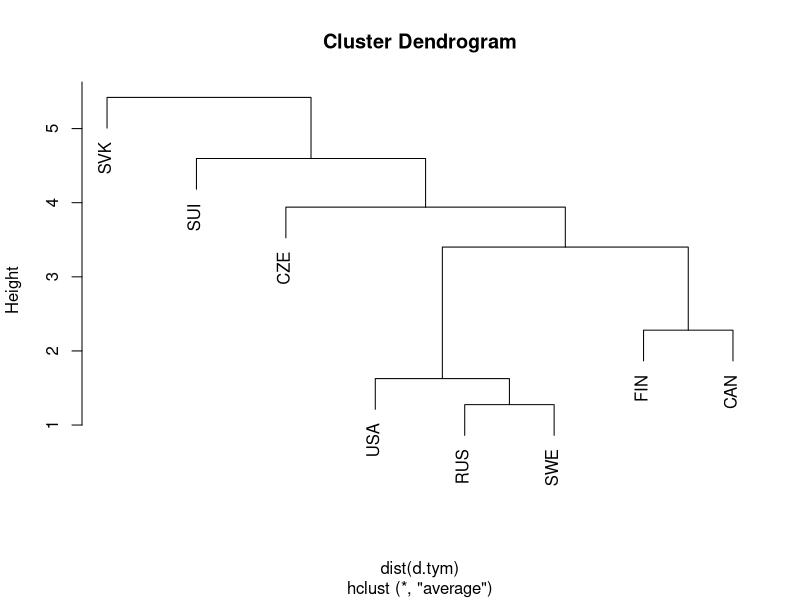
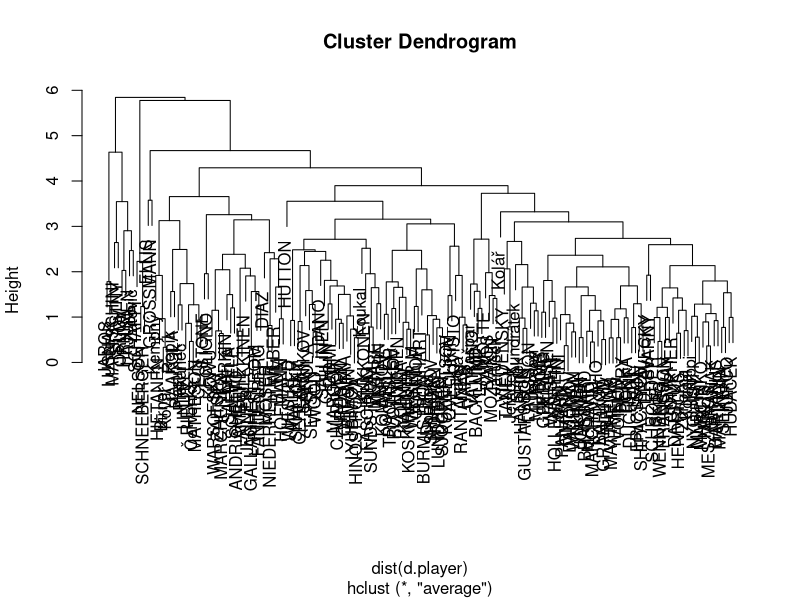
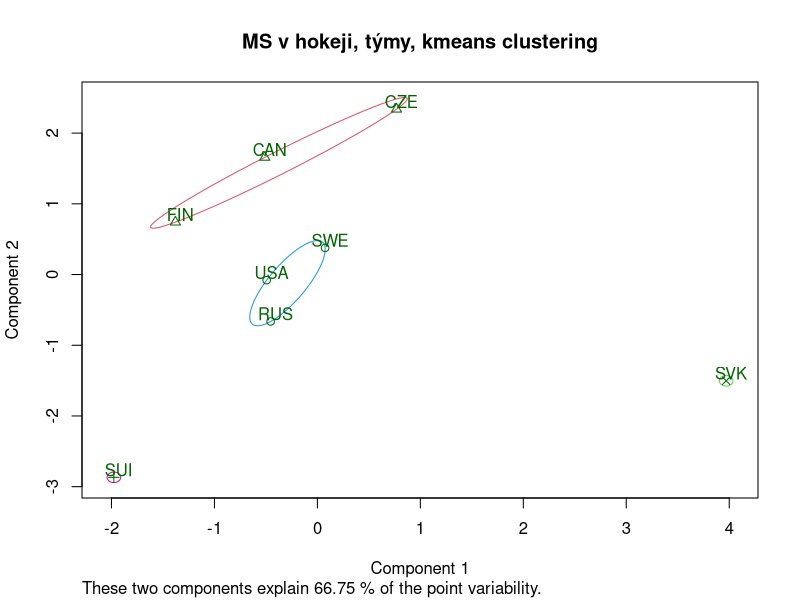
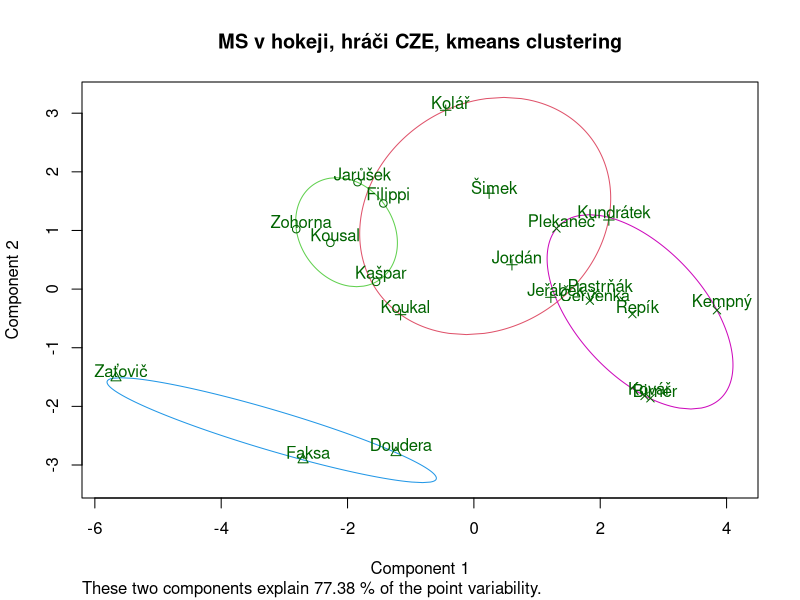

Write R code to recreate these figures, in order.
# Hokej, clustering
# =================

library(data.table)
library(cluster)

d <- read.csv2("Corsi_Data_crosstab.csv", stringsAsFactors=FALSE, fileEncoding = "UTF-8")
d <- as.data.table(d)

d[, no := NULL]

d[, cf.prevaha := sub(",", ".", cf.prevaha)]
d[, cf.prevaha := as.numeric(sub("%", "", cf.prevaha)) / 100]

d[, rozdil.vs.tym := sub(",", ".", rozdil.vs.tym)]
d[, rozdil.vs.tym := as.numeric(sub("%", "", rozdil.vs.tym)) / 100]

d[, jak.casto.strili := sub(",", ".", jak.casto.strili)]
d[, jak.casto.strili := as.numeric(sub("%", "", jak.casto.strili)) / 100]


# Tree týmy ---------------------------------------------------------------

d.tym <- d[, c(2:11), with = FALSE]  # vybrané parametry
d.tym <- d.tym[, lapply(.SD, mean, na.rm = TRUE), by = "team"]
d.tym <- as.data.frame(d.tym)
rownames(d.tym) <- d.tym[, "team"]
tymy <- d.tym[, "team"]
d.tym$team <- NULL

d.tym <- scale(d.tym) 

hc.tym <- hclust(dist(d.tym), method = "average")
plot(hc.tym)


t(table(cutree(hc.tym, 5), tymy))


# Tree hráči --------------------------------------------------------------

d.player <- d[, c(1, 3:11), with = FALSE]  # vybrané parametry
d.player <- d.player[, lapply(.SD, mean, na.rm = TRUE), by = "player"]
d.player <- as.data.frame(d.player)
rownames(d.player) <- d.player[, "player"]
hraci <- d.player[, "player"]
d.player$player <- NULL

d.player <- scale(d.player) 

hc.player <- hclust(dist(d.player), method = "average")
plot(hc.player)


t(table(cutree(hc.player, 5), hraci))


# Kmeans týmy ------------------------------------------------------------------

k.tym <- d[, c(2:11), with = FALSE]  # vybrané parametry
k.tym <- k.tym[, lapply(.SD, mean, na.rm = TRUE), by = "team"]
k.tym <- as.data.frame(k.tym)
rownames(k.tym) <- k.tym[, "team"]
k.tym$team <- NULL

k.tym.x <- k.tym[, c(1, 2, 4, 5, 6, 8, 9)]

k.tym.x <- scale(k.tym.x) 

fit.tym <- kmeans(k.tym.x, 4, iter.max = 50)
k.tym.x <- data.frame(k.tym.x, fit.tym$cluster)

clusplot(k.tym.x, fit.tym$cluster, main = "MS v hokeji, týmy, kmeans clustering",
         color = TRUE, shade = FALSE, labels = 3, lines = 0)


# Kmeans CZE hráči ------------------------------------------------------------------

k.cz <- d[team == "CZE", c(1, 3:11), with = FALSE]
k.cz <- as.data.frame(k.cz)
rownames(k.cz) <- k.cz[, "player"]
k.cz$player <- NULL

k.cz.x <- scale(k.cz) 

fit.cz <- kmeans(k.cz.x, 4, iter.max = 100)
k.cz.x <- data.frame(k.cz.x, fit.cz$cluster)

clusplot(k.cz.x, fit.cz$cluster, main = "MS v hokeji, hráči CZE, kmeans clustering",
         color = TRUE, shade = FALSE, labels = 3, lines = 0)